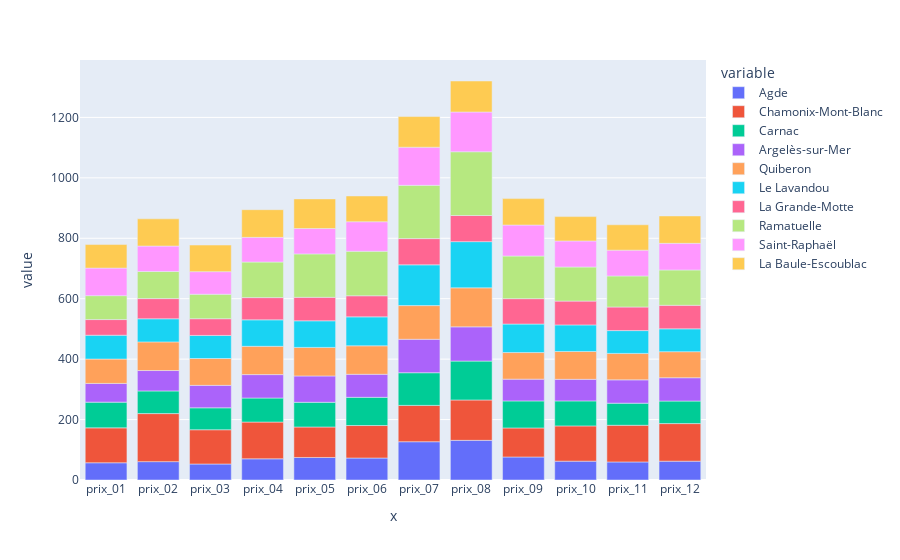

The notebook cell this image was saved under:
### Code cell
fig = px.bar(
    villes_transpo, 
    y = ['Agde', "Chamonix-Mont-Blanc", 'Carnac', 'Argelès-sur-Mer', 'Quiberon', 'Le Lavandou', 'La Grande-Motte', 'Ramatuelle', 'Saint-Raphaël', 'La Baule-Escoublac'],
    x = ["prix_01","prix_02","prix_03","prix_04","prix_05","prix_06","prix_07","prix_08","prix_09", "prix_10", "prix_11", "prix_12"]
)

fig.show()

### Figure 1 — Plotly figure (JSON) as saved in the notebook; plotly's stock layout.template omitted (floating-point values rounded to 4 significant figures)
{"data": [{"alignmentgroup": "True", "hovertemplate": "variable=Agde<br>x=%{x}<br>value=%{y}<extra></extra>", "legendgroup": "Agde", "marker": {"color": "#636efa", "pattern": {"shape": ""}}, "name": "Agde", "offsetgroup": "Agde", "orientation": "v", "showlegend": true, "textposition": "auto", "type": "bar", "x": ["prix_01", "prix_02", "prix_03", "prix_04", "prix_05", "prix_06", "prix_07", "prix_08", "prix_09", "prix_10", "prix_11", "prix_12"], "xaxis": "x", "y": [57, 60.78, 52.94, 70.11, 74.56, 72.72, 126.7, 131.2, 76.17, 62.33, 59.78, 62.28], "yaxis": "y"}, {"alignmentgroup": "True", "hovertemplate": "variable=Chamonix-Mont-Blanc<br>x=%{x}<br>value=%{y}<extra></extra>", "legendgroup": "Chamonix-Mont-Blanc", "marker": {"color": "#EF553B", "pattern": {"shape": ""}}, "name": "Chamonix-Mont-Blanc", "offsetgroup": "Chamonix-Mont-Blanc", "orientation": "v", "showlegend": true, "textposition": "auto", "type": "bar", "x": ["prix_01", "prix_02", "prix_03", "prix_04", "prix_05", "prix_06", "prix_07", "prix_08", "prix_09", "prix_10", "prix_11", "prix_12"], "xaxis": "x", "y": [115.6, 159, 113.4, 121.7, 100.9, 107.6, 120.3, 133.6, 96.11, 116.7, 121.3, 124.4], "yaxis": "y"}, {"alignmentgroup": "True", "hovertemplate": "variable=Carnac<br>x=%{x}<br>value=%{y}<extra></extra>", "legendgroup": "Carnac", "marker": {"color": "#00cc96", "pattern": {"shape": ""}}, "name": "Carnac", "offsetgroup": "Carnac", "orientation": "v", "showlegend": true, "textposition": "auto", "type": "bar", "x": ["prix_01", "prix_02", "prix_03", "prix_04", "prix_05", "prix_06", "prix_07", "prix_08", "prix_09", "prix_10", "prix_11", "prix_12"], "xaxis": "x", "y": [85.11, 74.94, 72.56, 79.5, 81.72, 93.33, 108.1, 128.7, 89.44, 82.72, 73.11, 74.56], "yaxis": "y"}, {"alignmentgroup": "True", "hovertemplate": "variable=Argelès-sur-Mer<br>x=%{x}<br>value=%{y}<extra></extra>", "legendgroup": "Argelès-sur-Mer", "marker": {"color": "#ab63fa", "pattern": {"shape": ""}}, "name": "Argelès-sur-Mer", "offsetgroup": "Argelès-sur-Mer", "orientation": "v", "showlegend": true, "textposition": "auto", "type": "bar", "x": ["prix_01", "prix_02", "prix_03", "prix_04", "prix_05", "prix_06", "prix_07", "prix_08", "prix_09", "prix_10", "prix_11", "prix_12"], "xaxis": "x", "y": [62, 67.56, 74.28, 77.56, 87.22, 76.22, 110.7, 113.2, 72.11, 71.39, 77.22, 77.22], "yaxis": "y"}, {"alignmentgroup": "True", "hovertemplate": "variable=Quiberon<br>x=%{x}<br>value=%{y}<extra></extra>", "legendgroup": "Quiberon", "marker": {"color": "#FFA15A", "pattern": {"shape": ""}}, "name": "Quiberon", "offsetgroup": "Quiberon", "orientation": "v", "showlegend": true, "textposition": "auto", "type": "bar", "x": ["prix_01", "prix_02", "prix_03", "prix_04", "prix_05", "prix_06", "prix_07", "prix_08", "prix_09", "prix_10", "prix_11", "prix_12"], "xaxis": "x", "y": [80.67, 94.78, 88.94, 93.61, 94.39, 94.28, 111.5, 129.2, 87.94, 92.22, 87.5, 86.17], "yaxis": "y"}, {"alignmentgroup": "True", "hovertemplate": "variable=Le Lavandou<br>x=%{x}<br>value=%{y}<extra></extra>", "legendgroup": "Le Lavandou", "marker": {"color": "#19d3f3", "pattern": {"shape": ""}}, "name": "Le Lavandou", "offsetgroup": "Le Lavandou", "orientation": "v", "showlegend": true, "textposition": "auto", "type": "bar", "x": ["prix_01", "prix_02", "prix_03", "prix_04", "prix_05", "prix_06", "prix_07", "prix_08", "prix_09", "prix_10", "prix_11", "prix_12"], "xaxis": "x", "y": [78.83, 76.5, 76.33, 87.61, 88.11, 95.78, 134.9, 152.9, 94.39, 87.89, 75.56, 75.61], "yaxis": "y"}, {"alignmentgroup": "True", "hovertemplate": "variable=La Grande-Motte<br>x=%{x}<br>value=%{y}<extra></extra>", "legendgroup": "La Grande-Motte", "marker": {"color": "#FF6692", "pattern": {"shape": ""}}, "name": "La Grande-Motte", "offsetgroup": "La Grande-Motte", "orientation": "v", "showlegend": true, "textposition": "auto", "type": "bar", "x": ["prix_01", "prix_02", "prix_03", "prix_04", "prix_05", "prix_06", "prix_07", "prix_08", "prix_09", "prix_10", "prix_11", "prix_12"], "xaxis": "x", "y": [51.78, 66.78, 55.33, 73.56, 77.67, 69.83, 86.78, 86.44, 84, 78.78, 78, 77.83], "yaxis": "y"}, {"alignmentgroup": "True", "hovertemplate": "variable=Ramatuelle<br>x=%{x}<br>value=%{y}<extra></extra>", "legendgroup": "Ramatuelle", "marker": {"color": "#B6E880", "pattern": {"shape": ""}}, "name": "Ramatuelle", "offsetgroup": "Ramatuelle", "orientation": "v", "showlegend": true, "textposition": "auto", "type": "bar", "x": ["prix_01", "prix_02", "prix_03", "prix_04", "prix_05", "prix_06", "prix_07", "prix_08", "prix_09", "prix_10", "prix_11", "prix_12"], "xaxis": "x", "y": [79.17, 89.67, 80.94, 117.8, 143.7, 147.2, 176.2, 211, 141.1, 112.8, 102.7, 116.9], "yaxis": "y"}, {"alignmentgroup": "True", "hovertemplate": "variable=Saint-Raphaël<br>x=%{x}<br>value=%{y}<extra></extra>", "legendgroup": "Saint-Raphaël", "marker": {"color": "#FF97FF", "pattern": {"shape": ""}}, "name": "Saint-Raphaël", "offsetgroup": "Saint-Raphaël", "orientation": "v", "showlegend": true, "textposition": "auto", "type": "bar", "x": ["prix_01", "prix_02", "prix_03", "prix_04", "prix_05", "prix_06", "prix_07", "prix_08", "prix_09", "prix_10", "prix_11", "prix_12"], "xaxis": "x", "y": [91.28, 84.33, 74.83, 81.61, 83.94, 97.72, 126.3, 131.6, 102.6, 86.22, 85.44, 88.17], "yaxis": "y"}, {"alignmentgroup": "True", "hovertemplate": "variable=La Baule-Escoublac<br>x=%{x}<br>value=%{y}<extra></extra>", "legendgroup": "La Baule-Escoublac", "marker": {"color": "#FECB52", "pattern": {"shape": ""}}, "name": "La Baule-Escoublac", "offsetgroup": "La Baule-Escoublac", "orientation": "v", "showlegend": true, "textposition": "auto", "type": "bar", "x": ["prix_01", "prix_02", "prix_03", "prix_04", "prix_05", "prix_06", "prix_07", "prix_08", "prix_09", "prix_10", "prix_11", "prix_12"], "xaxis": "x", "y": [77.83, 89.94, 88, 91.61, 98.22, 85.33, 101.4, 102.6, 87.39, 80.56, 83.94, 90.67], "yaxis": "y"}], "layout": {"barmode": "relative", "legend": {"title": {"text": "variable"}, "tracegroupgap": 0}, "margin": {"t": 60}, "xaxis": {"anchor": "y", "domain": [0, 1], "title": {"text": "x"}}, "yaxis": {"anchor": "x", "domain": [0, 1], "title": {"text": "value"}}}}
